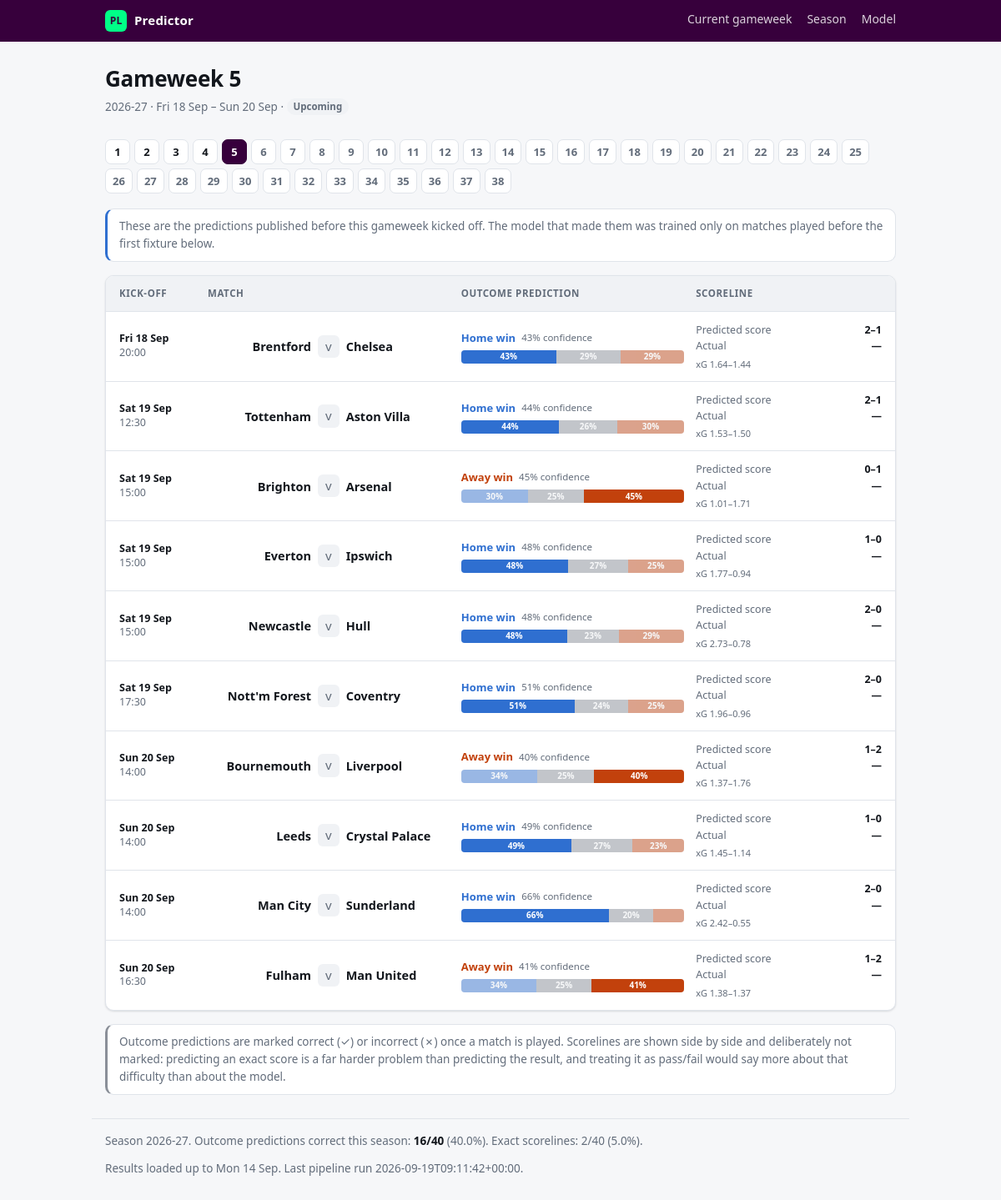
The app's page /season/2026-27/gameweek/5 with its own data.
### tables this page shows
CREATE TABLE predictions (
    run_id            TEXT NOT NULL,
    match_id          TEXT NOT NULL,
    season            TEXT NOT NULL,
    matchday          INTEGER NOT NULL,
    p_home            REAL NOT NULL,
    p_draw            REAL NOT NULL,
    p_away            REAL NOT NULL,
    predicted_outcome TEXT NOT NULL,
    exp_home_goals    REAL,
    exp_away_goals    REAL,
    pred_home_goals   INTEGER,
    pred_away_goals   INTEGER,
    scoreline_prob    REAL,
    created_at        TEXT NOT NULL,
    PRIMARY KEY (run_id, match_id)
);

### plpredict/web/app.py (the view)
    @app.route("/season/<season>/gameweek/<int:matchday>")
    def gameweek(season: str, matchday: int):
        with _connection() as conn:
            data = queries.gameweek(conn, season, matchday)
            if not data["matches"]:
                abort(404)
            weeks = queries.season_gameweeks(conn, season)
            return render_template(
                "gameweek.html",
                data=data,
                weeks=weeks,
                season=season,
                seasons=queries.available_seasons(conn),
                record=queries.season_record(conn, season),
                current=queries.current_matchday(conn, season),
                freshness=queries.data_freshness(conn),
            )

### plpredict/data/teams.py (called while the page is built)
def display_name(canonical: str) -> str:
    return DISPLAY_NAMES.get(canonical, canonical)

### plpredict/db.py (called while the page is built, shortened)
@contextmanager
def connect(
    path: Path | str | None = None, *, read_only: bool = False
) -> Iterator[sqlite3.Connection]:
    db_path = Path(path or config.DB_PATH)
    if read_only:
        if not db_path.is_file():
            raise FileNotFoundError(
                f"No database at {db_path}. Build the serving database with "
                "scripts/export_web_db.py, or point PLPRED_DB at one."
            )
        conn = sqlite3.connect(
            f"file:{db_path}?mode=ro&immutable=1", uri=True, timeout=30
        )
        conn.row_factory = sqlite3.Row
        try:
            yield conn
        finally:
            conn.close()
        return

### plpredict/web/queries.py (called while the page is built, shortened)
def current_matchday(conn: sqlite3.Connection, season: str) -> int:
    row = conn.execute(
        """
        SELECT MIN(matchday) FROM matches
        WHERE season = ? AND competition = ? AND status != 'played'
        """,
        (season, config.TARGET_COMPETITION),
    ).fetchone()
    if row and row[0] is not None:
        return int(row[0])

def available_seasons(conn: sqlite3.Connection) -> list[str]:
    return [
        row[0]
        for row in conn.execute(
            "SELECT DISTINCT season FROM matches WHERE competition = ? ORDER BY season DESC",
            (config.TARGET_COMPETITION,),
        )
    ]

def data_freshness(conn: sqlite3.Connection) -> dict[str, Any]:
    row = conn.execute(
        "SELECT MAX(updated_at) AS updated, COUNT(*) AS n FROM matches"
    ).fetchone()
    latest_result = conn.execute(
        """
        SELECT MAX(match_date) FROM matches
        WHERE competition = ? AND status = 'played'
        """,
        (config.TARGET_COMPETITION,),
    ).fetchone()
    return {
        "ingested_at": row["updated"],
        "n_matches": row["n"],
        "latest_result_date": latest_result[0] if latest_result else None,
        "today": dt.date.today().isoformat(),
    }

### plpredict/web/templates/gameweek.html (shortened to what this page needs)
{% extends "base.html" %}
{% from "_match.html" import match_row %}
{% block content %}
<section class="gw-head">
  <div class="gw-title">
    <h1>Gameweek {{ data.matchday }}</h1>
    <p class="muted">
      {{ season }}
      {% if data.dates %}
        &middot; {{ data.dates[0] | pretty_date }}{% if data.dates|length > 1 %} &ndash; {{ data.dates[-1] | pretty_date }}{% endif %}
      {% endif %}
      &middot;
      {% if data.is_complete %}<span class="tag done">Completed</span>
      {% elif data.any_played %}<span class="tag live">In progress</span>
      {% else %}<span class="tag upcoming">Upcoming</span>{% endif %}
    </p>
  </div>
</section>
<nav class="gw-nav" aria-label="Gameweeks">
  {% for week in weeks %}
    <a class="chip{% if week.matchday == data.matchday %} chip-active{% endif %}{% if week.is_complete %} chip-done{% endif %}"
       href="{{ url_for('gameweek', season=season, matchday=week.matchday) }}"
       title="Gameweek {{ week.matchday }}{% if week.n_scored %} - {{ week.n_correct }}/{{ week.n_scored }} correct{% endif %}">
      {{ week.matchday }}
    </a>
  {% endfor %}
</nav>
{% if not data.any_played %}
  <p class="notice">
    These are the predictions published before this gameweek kicked off. The model
    that made them was trained only on matches played before the first fixture below.
  </p>
{% endif %}
<div class="match-list">
  <div class="match-list-head">
    <span>Kick-off</span><span>Match</span><span>Outcome prediction</span><span>Scoreline</span>
  </div>
  {% for match in data.matches %}
    {{ match_row(match) }}
  {% endfor %}
</div>
<p class="footnote">
  Outcome predictions are marked correct (✓) or incorrect (✗) once a match is played.
  Scorelines are shown side by side and deliberately not marked: predicting an exact
  score is a far harder problem than predicting the result, and treating it as
  pass/fail would say more about that difficulty than about the model.
</p>
{% endblock %}

### plpredict/web/templates/_match.html (shortened to what this page needs)
{% macro probability_bar(probabilities, predicted) %}
  <div class="probbar" role="img"
       aria-label="Home {{ probabilities.H | percent }}, draw {{ probabilities.D | percent }}, away {{ probabilities.A | percent }}">
    {% for key, label in [('H', 'H'), ('D', 'D'), ('A', 'A')] %}
      <span class="seg seg-{{ key|lower }}{% if predicted == key %} seg-picked{% endif %}"
            style="width: {{ (probabilities[key] * 100) | round(1) }}%">
        {% if probabilities[key] > 0.14 %}{{ probabilities[key] | percent }}{% endif %}
      </span>
    {% endfor %}
  </div>
{% endmacro %}
{% macro match_row(match) %}
<article class="match{% if match.played %} is-played{% endif %}">
  <div class="match-when">
    <span class="date">{{ match.date | pretty_date }}</span>
    <span class="time">{{ match.kickoff or '' }}</span>
  </div>
  <div class="match-teams">
    <span class="team home">{{ match.home_short }}</span>
    <span class="score">
      {% if match.played %}
        {{ match.home_goals }}&ndash;{{ match.away_goals }}
      {% else %}
        <span class="vs">v</span>
      {% endif %}
    </span>
    <span class="team away">{{ match.away_short }}</span>
  </div>
  {% if match.has_prediction %}
    <div class="match-prediction">
      <div class="pred-line">
        <span class="pick pick-{{ match.predicted_outcome | lower }}">{{ match.predicted_label }}</span>
        <span class="conf">{{ match.confidence | percent }} confidence</span>
      </div>
      {{ probability_bar(match.probabilities, match.predicted_outcome) }}
    </div>
    <div class="match-score">
      <div class="score-pair">
        <span class="label">Predicted score</span>
        <span class="value">{{ match.pred_home_goals }}&ndash;{{ match.pred_away_goals }}</span>
      </div>
      <div class="score-pair">
        <span class="label">Actual</span>
        <span class="value">
          {% if match.played %}{{ match.home_goals }}&ndash;{{ match.away_goals }}{% else %}&mdash;{% endif %}
        </span>
      </div>
      <span class="xg">xG {{ '%.2f' % match.exp_home_goals }}&ndash;{{ '%.2f' % match.exp_away_goals }}</span>
    </div>
  {% else %}
    <div class="match-prediction no-pred">No prediction stored for this match.</div>
    <div class="match-score"></div>
  {% endif %}
</article>
{% endmacro %}

### plpredict/web/static/style.css (style rules this page uses)
:root { color-scheme: light dark; --bg: #f6f7f9; --surface: #ffffff; --surface-2: #f0f2f5; --border: #e0e4ea; --text: #12161c; --muted: #626c7a; --home: #2f6fd0; --draw: #8a8f98; --away: #c2410c; --ok: #157a4a; --bad: #b3261e; --accent: #37003c; --radius: 10px; --shadow: 0 1px 2px rgba(16, 24, 40, .06), 0 1px 3px rgba(16, 24, 40, .08); }
* { box-sizing: border-box; }
body { margin: 0; background: var(--bg); color: var(--text); font: 15px/1.55 system-ui, -apple-system, "Segoe UI", Roboto, Helvetica, Arial, sans-serif; -webkit-font-smoothing: antialiased; }
h1 { font-size: 26px; margin: 0 0 4px; letter-spacing: -.01em; }
p { margin: 0 0 12px; }
.muted { color: var(--muted); font-size: 13.5px; }
.gw-head { display: flex; justify-content: space-between; align-items: flex-start; gap: 20px; flex-wrap: wrap; margin-bottom: 16px; }
.tag { display: inline-block; padding: 1px 8px; border-radius: 999px; font-size: 11.5px; font-weight: 600; vertical-align: 1px; }
.tag.upcoming { background: var(--surface-2); color: var(--muted); }
.notice, .footnote { background: var(--surface); border: 1px solid var(--border); border-left: 3px solid var(--home); border-radius: var(--radius); padding: 10px 14px; color: var(--muted); font-size: 13.5px; margin: 16px 0; }
.footnote { border-left-color: var(--draw); }
.gw-nav { display: flex; flex-wrap: wrap; gap: 5px; margin-bottom: 18px; }
.chip { display: inline-grid; place-items: center; min-width: 30px; height: 30px; padding: 0 8px; border-radius: 7px; border: 1px solid var(--border); background: var(--surface); color: var(--muted); font-size: 13px; font-weight: 600; text-decoration: none; font-variant-numeric: tabular-nums; }
.chip-done { color: var(--text); }
.chip-active { background: var(--accent); border-color: var(--accent); color: #fff; }
.match-list { background: var(--surface); border: 1px solid var(--border); border-radius: var(--radius); overflow: hidden; box-shadow: var(--shadow); }
.match-list-head, .match { display: grid; grid-template-columns: 92px minmax(180px, 1.3fr) minmax(190px, 1.2fr) minmax(150px, 1fr); gap: 14px; align-items: center; padding: 12px 16px; border-bottom: 1px solid var(--border); }
.match:last-child { border-bottom: 0; }
.match-list-head { background: var(--surface-2); color: var(--muted); font-size: 11.5px; text-transform: uppercase; letter-spacing: .05em; font-weight: 600; }
.match-when { font-size: 12.5px; color: var(--muted); line-height: 1.35; }
.match-when .date { display: block; color: var(--text); font-weight: 550; }
.match-teams { display: grid; grid-template-columns: 1fr auto 1fr; gap: 8px; align-items: center; }
.match-teams .team { font-weight: 570; font-size: 14.5px; }
.match-teams .home { text-align: right; }
.match-teams .away { text-align: left; }
.match-teams .score { font-variant-numeric: tabular-nums; font-weight: 700; font-size: 15px; background: var(--surface-2); border-radius: 6px; padding: 2px 9px; white-space: nowrap; }
.match-teams .vs { color: var(--muted); font-weight: 500; }
.pred-line { display: flex; align-items: center; gap: 7px; margin-bottom: 5px; flex-wrap: wrap; }
.pick { font-size: 13px; font-weight: 650; }
.pick-h { color: var(--home); }
.pick-a { color: var(--away); }
.conf { font-size: 11.5px; color: var(--muted); font-variant-numeric: tabular-nums; }
.probbar { display: flex; height: 16px; border-radius: 4px; overflow: hidden; background: var(--surface-2); font-size: 10px; font-weight: 650; }
.probbar .seg { display: grid; place-items: center; color: #fff; opacity: .45; white-space: nowrap; min-width: 0; }
.probbar .seg-picked { opacity: 1; }
.seg-h { background: var(--home); }
.seg-d { background: var(--draw); }
.seg-a { background: var(--away); }
.match-score { font-size: 12.5px; }
.score-pair { display: flex; justify-content: space-between; gap: 10px; }
.score-pair .label { color: var(--muted); }
.score-pair .value { font-variant-numeric: tabular-nums; font-weight: 650; }
.match-score .xg { display: block; margin-top: 3px; color: var(--muted); font-size: 11px; font-variant-numeric: tabular-nums; }

### records on screen
predictions: date|pretty_date "Fri 18 Sep", kickoff "20:00", home_short "Brentford", away_short "Chelsea", predicted_label "Home win", confidence|percent "43%", p_home "43%" "29%" "29%", pred_home_goals "2", pred_away_goals "1", exp_home_goals "1.64", exp_away_goals "1.44"
predictions: date|pretty_date "Sat 19 Sep", kickoff "12:30", home_short "Tottenham", away_short "Aston Villa", predicted_label "Home win", confidence|percent "44%", p_home "44%" "26%" "30%", pred_home_goals "2", pred_away_goals "1", exp_home_goals "1.53", exp_away_goals "1.50"
predictions: date|pretty_date "Sat 19 Sep", kickoff "15:00", home_short "Brighton", away_short "Arsenal", predicted_label "Away win", confidence|percent "45%", p_home "30%" "25%" "45%", pred_home_goals "0", pred_away_goals "1", exp_home_goals "1.01", exp_away_goals "1.71"
predictions: date|pretty_date "Sat 19 Sep", kickoff "15:00", home_short "Everton", away_short "Ipswich", predicted_label "Home win", confidence|percent "48%", p_home "48%" "27%" "25%", pred_home_goals "1", pred_away_goals "0", exp_home_goals "1.77", exp_away_goals "0.94"
predictions: date|pretty_date "Sat 19 Sep", kickoff "15:00", home_short "Newcastle", away_short "Hull", predicted_label "Home win", confidence|percent "48%", p_home "48%" "23%" "29%", pred_home_goals "2", pred_away_goals "0", exp_home_goals "2.73", exp_away_goals "0.78"
predictions: date|pretty_date "Sat 19 Sep", kickoff "17:30", home_short "Nott'm Forest", away_short "Coventry", predicted_label "Home win", confidence|percent "51%", p_home "51%" "24%" "25%", pred_home_goals "2", pred_away_goals "0", exp_home_goals "1.96", exp_away_goals "0.96"
predictions: date|pretty_date "Sun 20 Sep", kickoff "14:00", home_short "Bournemouth", away_short "Liverpool", predicted_label "Away win", confidence|percent "40%", p_home "34%" "25%" "40%", pred_home_goals "1", pred_away_goals "2", exp_home_goals "1.37", exp_away_goals "1.76"
predictions: date|pretty_date "Sun 20 Sep", kickoff "14:00", home_short "Leeds", away_short "Crystal Palace", predicted_label "Home win", confidence|percent "49%", p_home "49%" "27%" "23%", pred_home_goals "1", pred_away_goals "0", exp_home_goals "1.45", exp_away_goals "1.14"
predictions: date|pretty_date "Sun 20 Sep", kickoff "14:00", home_short "Man City", away_short "Sunderland", predicted_label "Home win", confidence|percent "66%", p_home "66%" "20%", p_away 0.137444 (drawn), pred_home_goals "2", pred_away_goals "0", exp_home_goals "2.42", exp_away_goals "0.55"
predictions: date|pretty_date "Sun 20 Sep", kickoff "16:30", home_short "Fulham", away_short "Man United", predicted_label "Away win", confidence|percent "41%", p_home "34%" "25%" "41%", pred_home_goals "1", pred_away_goals "2", exp_home_goals "1.38", exp_away_goals "1.37"

### other values on screen
{{ data.matchday }} "5"
{{ season }} "2026-27"
{{ data.dates[0] | pretty_date }} "Fri 18 Sep"
{{ data.dates[-1] | pretty_date }} "Sun 20 Sep"
{{ week.matchday }} "1" "2" "3" "4" "5" "6" "7" "8" "9" "10" "11" "12" "13" "14" "15" "16" "17" "18" "19" "20" "21" "22" "23" "24" "25" "26" "27" "28" "29" "30" "31" "32" "33" "34" "35" "36" "37" "38"
{{ record.correct }} "16"
{{ record.scored }} "40"
{{ record.accuracy | percent(1) }} "40.0%"
{{ record.exact }} "2"
{{ record.exact_rate | percent(1) }} "5.0%"
{{ freshness.latest_result_date | pretty_date }} "Mon 14 Sep"
{{ freshness.ingested_at }} "2026-09-19T09:11:42+00:00"
